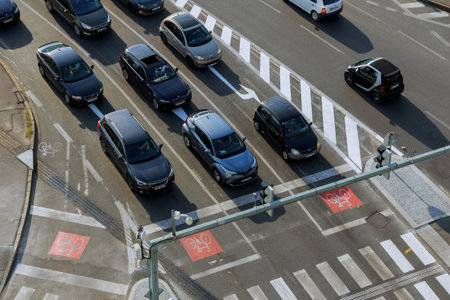
#> input picture coches.jpg, 450 x 300 px
$ python -i FiltrosPasaAltas.py   (imports and definitions only)   (older library calls are emulated)
#> lines starting #> are read from the running program, lines starting #| are printed output that depends on the picture
#> further down, picture is the input picture: shape (300, 450, 3); mean B, G, R 103.4, 104.5, 103.7
import cv2
import numpy as np

class FiltrosPasaAltas:

    def __init__(self):
        self.imagen_original = None
    # 1. Operador Robinson (8 direcciones)
    # [17 lines left out: function filtro_robinson, not called in this run]

# 2. Operador Robert
    def operador_robert(self, img):
        print("aplicando filtro Operador de Robert")
        roberts_x = np.array([[1, 0], [0, -1]])
        roberts_y = np.array([[0, 1], [-1, 0]])
        roberts_x_img = cv2.filter2D(img, cv2.CV_16S, roberts_x)
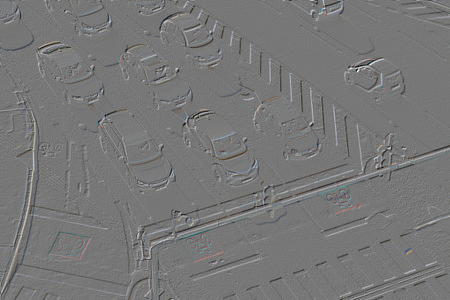
#> roberts_x_img: shape (300, 450, 3) int16; mean B, G, R -0.1, -0.1, -0.1; drawn with min black and max white
        roberts_y_img = cv2.filter2D(img, cv2.CV_16S, roberts_y)
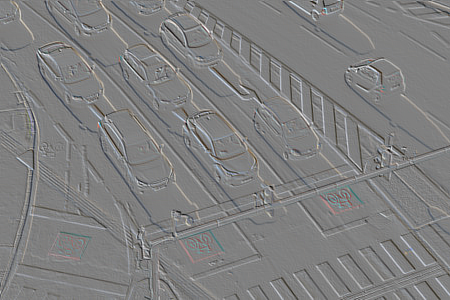
#> roberts_y_img: shape (300, 450, 3) int16; mean B, G, R -0.1, -0.1, -0.2; drawn with min black and max white
        img_robert = cv2.convertScaleAbs(cv2.addWeighted(roberts_x_img, 0.5, roberts_y_img, 0.5, 0))
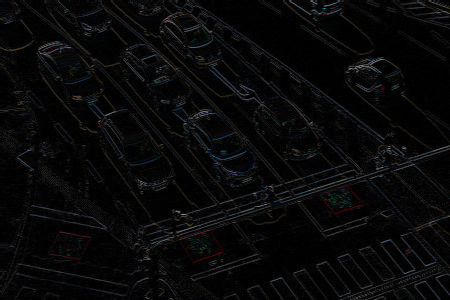
#> img_robert: shape (300, 450, 3); mean B, G, R 9.1, 8.7, 8.6
        return img_robert

# 3. Operador Prewitt
    # [51 lines left out: functions operador_prewitt, operador_sobel, operador_kirsch, operador_canny, operador_laplaciano, not called in this run]

>>> import cv2
>>> picture = cv2.imread('../coches.jpg')
>>> result = FiltrosPasaAltas().operador_robert(picture)
